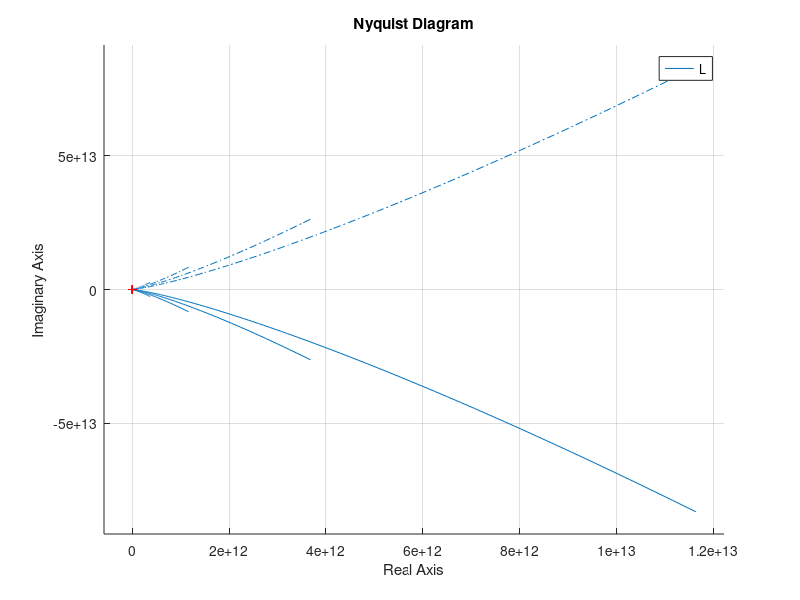
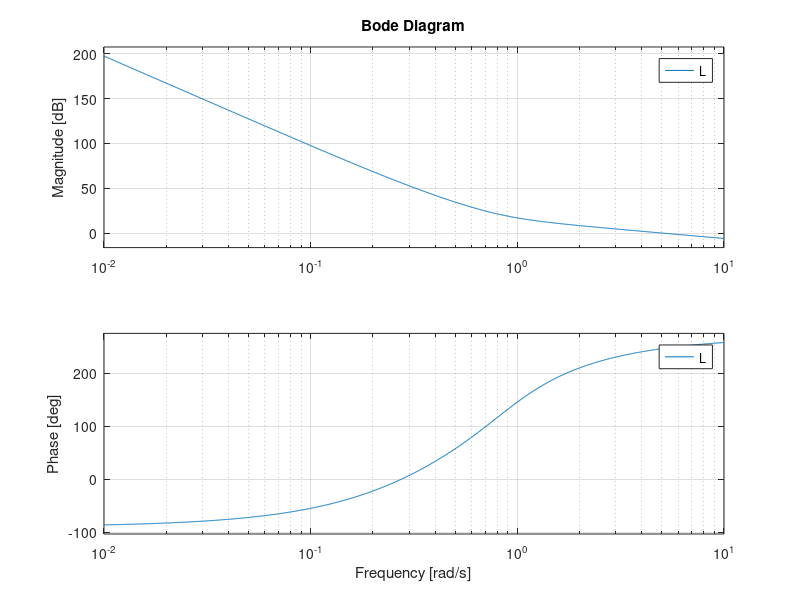

The MATLAB script that drew these images, in order: (Note: this script raises an error after producing the figures.)
clear; clc; close all;

%% Lateral Position Control via LQR-PI

% Parameters
m = 0.033;
g = 9.81;
A_thrust = 0.091492681;
B_thrust = 0.067673604;

% Roll inertia 
Jxx = 16.571710e-6;

% Hover
T_hover_total = m * g;

% Function
f_hover = @(PWM) A_thrust * PWM.^2 + B_thrust * PWM - T_hover_total / 4;

% Initial guess
PWM_guess = 0.5;

% Solve function
PWM_hover = fsolve(f_hover, PWM_guess);

% Augmented State-space model with integral action
A = [0 1 0 0 0;
    0 0 g*pi/180 0 0; % Convert to Radian
    0 0 0 1 0;
    0 0 0 0 0;
    -1 0 0 0 0 ];

B = [0;
    0;
    0;
    (180/pi)/Jxx; % Convert to Degrees
    0];

B_2 = [0;
    0;
    0;
    0;
    1];

C = [1 0 0 0 0];

D = 0;

% LQR weights
Q = diag([20 5 30 5 20]);
R_values = [1 1e1 1e2 1e3 1e5 1e7 1e9 1e11 1e13 1e15];

% Open-loop system for frequency response
G = ss(A, B, eye(5), zeros(5,1));

% Nyquist Plot
figure;
hold on;
grid on;
title('Nyquist Plot');

% Bode Plot
figure;
hold on;
grid on;
title('Bode Plot');

% Legends
legend_entries = cell(length(R_values),1);

for i = 1:length(R_values)
    R = R_values(i);

    % LQR gain
    K = lqr(A, B, Q, R);
    k1 = K(1);
    k2 = K(2);
    k3 = K(3);
    k4 = K(4);
    k5 = K(5);

    fprintf('\nFor R = %.6f\n', R);
    fprintf('k1 = %.6f\n', k1);
    fprintf('k2 = %.6f\n', k2);
    fprintf('k3 = %.6f\n', k3);
    fprintf('k4 = %.6f\n', k4);
    fprintf('k5 = %.6f\n', k5);

    % Transfer Function
    L = K * G;

    % Nyquist Plot
    figure(1);
    nyquist(L);

    % Bode Plot
    figure(2);
    bode(L);

    % Gain and phase margins
    [GM, PM, ~ , ~] = margin(L);
    fprintf('Gain Margin = %.6f dB\n', abs(20*log10(GM)));
    fprintf('Phase Margin = %.6f deg\n', PM);

    legend_entries{i} = sprintf('R = %.2g', R);
end

figure(1);
legend(legend_entries, 'Location', 'best');

figure(2);
legend(legend_entries, 'Location', 'best');


R = 100;

% LQR gain
K = lqr(A, B, Q, R);
k1 = K(1);
k2 = K(2);
k3 = K(3);
k4 = K(4);
k5 = K(5);


fprintf('\n Chosen final R = %.6f\n', R);

fprintf('\nLQR gains:\n');
fprintf('k1 = %.6f\n', k1);
fprintf('k2 = %.6f\n', k2);
fprintf('k3 = %.6f\n', k3);
fprintf('k4 = %.6f\n', k4);
fprintf('k5 = %.6f\n', k5);

% Closed-loop system
Acl = A - B*K;
Bcl = B_2;
Ccl = eye(5);
Dcl = zeros(5,1);
sys_cl = ss(Acl, Bcl, Ccl, Dcl);

% Transfer Function
G_final = ss(A, B, eye(5), 0);
L_final = K * G_final;

% Step response for 1m command
t = linspace(0,15,1500)';
r = ones(size(t)); % 1 m referenc

x = lsim(sys_cl, r, t);        % simulate states
y_pos = x(:,1);                % lateral position state

% Plot altitude response
figure;
plot(t, y_pos, 'LineWidth',1.5);
grid on;
xlabel('Time (s)');
ylabel('Lateral position y (m)');
title('Closed-Loop Step Response to 1 m Lateral Position Command');

%% Connect mixer design to controller output

%  Parameters
k = 0.005964552;
l = 0.046;
PWM_min = 0.0;
PWM_max = 1.0;

% Compute controller thrust command
deltaM = -(x * K.');

% History of thurusts, PWM, and saturation
T_motor_hist = zeros(length(t),4);
PWM_hist = zeros(length(t),4);
alpha_hist = zeros(length(t),1);

for i = 1:length(t)
    [T_motor_i, PWM_i, alpha_i] = mixer_pwm_command( ...
        T_hover_total, deltaM(i), 0, 0, ...
        A_thrust, B_thrust, k, l, PWM_min, PWM_max);

    T_motor_hist(i,:) = T_motor_i.';
    PWM_hist(i,:) = PWM_i.';
    alpha_hist(i) = alpha_i;
end

% Plot total thrust command
figure;
plot(t, deltaM, 'LineWidth', 1.5);
grid on;
xlabel('Time (s)');
ylabel('Rolling moment command (N*m)');
title('Controller Output: Rolling Moment Command');

% Plot motor thrusts from mixer
figure;
plot(t, T_motor_hist(:,1), 'LineWidth', 1.5); hold on;
plot(t, T_motor_hist(:,2), '--', 'LineWidth', 1.2);
plot(t, T_motor_hist(:,3), '-.', 'LineWidth', 1.2);
plot(t, T_motor_hist(:,4), ':', 'LineWidth', 1.8);
grid on;
xlabel('Time (s)');
ylabel('Motor thrust (N)');
title('Motor Thrust Commands from Mixer');
legend('T_1','T_2','T_3','T_4');

% Plot PWM responses
figure;
plot(t, PWM_hist(:,1), 'LineWidth', 1.5); hold on;
plot(t, PWM_hist(:,2), '--', 'LineWidth', 1.2);
plot(t, PWM_hist(:,3), '-.', 'LineWidth', 1.2);
plot(t, PWM_hist(:,4), ':', 'LineWidth', 1.8);
grid on;
xlabel('Time (s)');
ylabel('PWM');
title('PWM Signal Behavior from Mixer');
legend('PWM_1','PWM_2','PWM_3','PWM_4');
